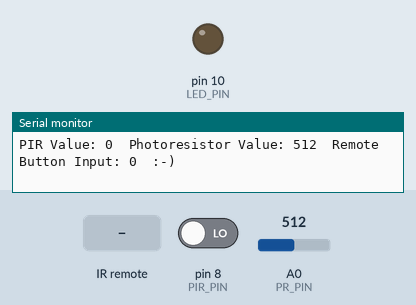
This sketch was run on a simulated Arduino Uno, built with avr-gcc and run on an emulated ATmega328P. On the bench: output pins drawn as LEDs (lit = HIGH), the last lines printed to the serial monitor. Inputs (shaded band) come from the test bench; at power-on: pin 8 (PIR_PIN) LOW, A0 (PR_PIN) = 512. Random numbers use the default seed unless the sketch sets one.

Above: at 1.2 s.
1.3 s: infrared code 0x5A received
At 2.98 s:
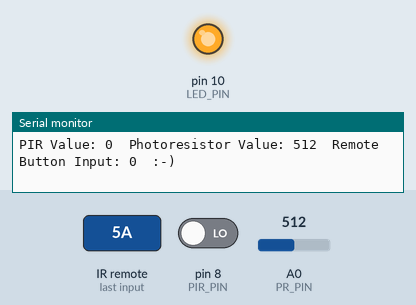
4.3 s: pin 8 (PIR_PIN) driven HIGH
At 4.8 s:
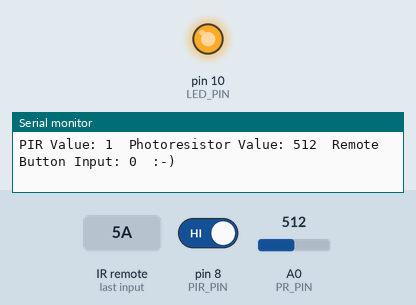
6.0 s: A0 (PR_PIN) set to 104
9.0 s: A0 (PR_PIN) set to 89
12.0 s: A0 (PR_PIN) set to 335
13.5 s: A0 (PR_PIN) set to 368
At 15.0 s:
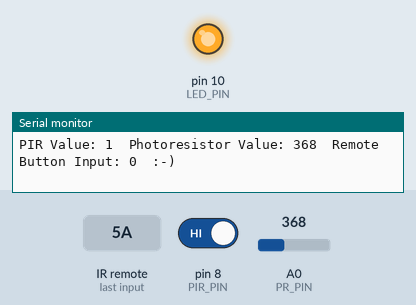
Timing chart, 0 to 16.2 s (numbered marks = the images above; inputs shaded):
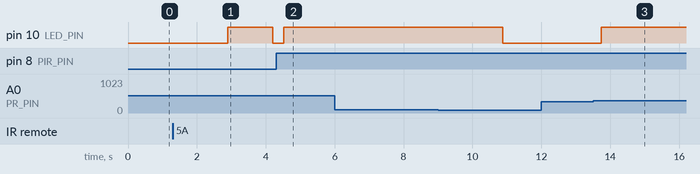

The sketch:

OutdoorSystem_M3C.ino
```cpp
/*
 * File: OutdoorSystem_M3C.ino
 * Authors: Parker West & Megan Gunnett
 * Date: 12/18/2024
 * Description: This Arduino project is the control system for the outdoor lights. The lights utilize the use of a PIR sensor, an IR remote reciever,
 *              and a photoresistor. This program uses the IRremote.hpp library to control the remote. For more information on this library, visit
                https://github.com/Arduino-IRremote/Arduino-IRremote.git. This program also sues the millisDelay library to control the use of a timer.
 */
#include <IRremote.hpp>
#include <millisDelay.h>

millisDelay ledDelay; //declare the millisecond delay for the LED

// These constants won't change:
const int PR_PIN          =  A0;  // pin that the photoresistor is in
const int IR_RECEIVE_PIN  =   4;
const int PIR_PIN         =   8;  // Passive infared pin
const int LED_PIN         =  10;  // A PWM pin so birghtness can be adjusted
const int LIGHT_THRESHOLD = 350;  // an arbitrary threshold level that's in the range of the analog input
const int ERROR           =  -1;  // an error message for debugging purposes
const int PWR             = 999;  // defines power button as an integer
      int counter         =   1;  // A counter to keep track of the number of PWR button presses

//function prototypes, see below loop() for definitions
int remoteInput();
bool motionDetected();
bool lightLevel();
void printValues(int button);
void remotePresets(int button);

void setup() {
  // initialize serial communications at 9600 bits per second
  Serial.begin(9600);

  // initialize pins for input/output
  pinMode(LED_PIN, OUTPUT);
  pinMode(PIR_PIN, INPUT);
  pinMode(PR_PIN, INPUT);

  //seed the RNG... used for the candle preset in remotePresets
  randomSeed(analogRead(0));

  //initialize the IR reciever (using the IRremote library)
  IrReceiver.begin(IR_RECEIVE_PIN, ENABLE_LED_FEEDBACK);
}

//functions as an 'int main()'
//these programs will loop continously and 'control' the arduino
void loop() {
  int button = remoteInput(); //define button as the current remote input
  remotePresets(button); //check which preset to run based on button value
  printValues(button); //display sensor values for debugging
  delay(15); //delay to aid in logic
}

/*         Name: remotePresets()
 *      Purpose: Recieves signal from the IR remote and decodes them into a useable integer. Most code in this function
 *               is derived from the IRreciever library.
 *       @param: N/A
 *       Return: int- Returns an integer code that can be used to program remote presets
 */
int remoteInput() {
  if (IrReceiver.decode()){ //if a signal is recieved, decode the recieved signal to a hexadecimal value
    uint16_t command = IrReceiver.decodedIRData.command; //converts signal into an integer value. Stored in a structure.
    //usually, the signal would be printed in the command line. The print commands are in printValues()
    /*
    decode the integer signal using the table values below:

                      | Button | Code |
                      |      0 |  22 |
                      |      1 |  12 |
                      |      2 |  24 |
                      |      3 |  94 |
                      |      4 |   8 |
                      |      5 |  28 |
                      |      6 |  90 |
                      |      7 |  66 |
                      |      8 |  82 |
                      |      9 |  74 |
                      |     PWR|  69 |
  */
    delay(15);
    IrReceiver.resume();
    //run a switch statement. Returns the button pressed
    switch (command){
      case 22: //button #0
        return 0;
      case 12: //button #1
        return 1;
      case 24: //button #2
        return 2;
      case 94: //button #3
        return 3;
      case 8: //button #4
        return 4;
      case 28: //button #5
        return 5;
      case 90: //button #6
        return 6;
      case 66: //button #7
        return 7;
      case 82: //button #8
        return 8;
      case 74: //button #9
        return 9;
      case 69: //PWR button
        counter++;
        return PWR;
      default: //then an unknown signal is recieved
        return ERROR;
    } //end of switch
  }


}
/*         Name: remotePresets
 *      Purpose
 *       @param: int button- the number of the pressed button (numbers 0-9, PWR button)
 *       Return: N/A- runs line of code without a return.
 */
void remotePresets(int button){
  /*
   decode the integer signal using the table values below:
                     | Button |    Preset      |
                     |      0 | Motion Sensor  |
                     |      1 | Low Brightness |
                     |      2 | Mid Brightness |
                     |      3 | High Brightness|
                     |      4 | Slow Fade      |
                     |      5 | Mid Fade       |
                     |      6 | Fast Fade      |
                     |      7 | Candle         |
                     |      8 | N/A            |
                     |      9 | N/A            |
                     |     PWR| Manual On/Off  |
  */
  //run a switch statment. Runs a preset based on the button inputed:
  switch (button){
    case 0: //the motion sensor code, inputting other codes will ovveride this code
       if (motionDetected() == true && lightLevel() == true) { //check if the light level is low enough and motion is detected
      digitalWrite(LED_PIN, HIGH);
      ledDelay.start(5000); //set a timer for 15 seconds
      }
      break;

    case 1: //low brightness. Since LED_PIN is a PWM pin, we can use analogWrite
      analogWrite(LED_PIN, 20);
      break;

 case 2: //mid brightness
      analogWrite(LED_PIN, 100);
      break;

 case 3: //high brightness
      analogWrite(LED_PIN, 255);
      break;

 case 4: //slow fade
     //fade the LED brighter first
     for (int i = 0; i <= 255; i++){
      analogWrite(LED_PIN, i);
      //check for remote input to exit a long loop
      if (IrReceiver.decode()) break;
      delay(20); //wait 20 msec
     }
     //now fade the LED dimmer
     for (int i = 255; i >= 0; i--){
      analogWrite(LED_PIN, i);
      if (IrReceiver.decode()) break;
      delay(20); //wait 20 msec
     }
      break;

 case 5: //mid fade
     //fade the LED brighter first
     for (int i = 0; i <= 255; i++){
      analogWrite(LED_PIN, i);
      //check for remote input to exit a long loop
      if (IrReceiver.decode()) break;
      delay(10); //wait 10 msec
     }
     //now fade the LED dimmer
     for (int i = 255; i >= 0; i--){
      analogWrite(LED_PIN, i);
      if (IrReceiver.decode()) break;
      delay(10); //wait 10 msec
     }
     //enter preset
      break;

 case 6: //fast fade
     //fade the LED brighter first
     for (int i = 0; i <= 255; i++){
      analogWrite(LED_PIN, i);
      //check for remote input to exit a long loop
      if (IrReceiver.decode()) break;
      delay(5); //wait 20 msec
     }
     //now fade the LED dimmer
     for (int i = 255; i >= 0; i--){
      analogWrite(LED_PIN, i);
      if (IrReceiver.decode()) break;
      delay(5); //wait 20 msec
     }
      break;

 case 7: //candle effect, uses a RNG to control the brightness
    while(true){
        int flicker = random(75, 150);
        analogWrite(LED_PIN, flicker);
        if (IrReceiver.decode()) break;
        delay(random(10, 100));
      }
    break;

 case 8:
     //intentionally left blank
      break;
 case 9:
     //intentionally left blank
      break;

 case PWR:
      //turn the lights on and off again, depending on the value of counter
      if (counter % 2 == 1){ //if counter is odd, then turn on the lights
        digitalWrite(LED_PIN, HIGH);
      }
      else {
        digitalWrite(LED_PIN, LOW);
      }
      break;

  default: //then the remote has received an error
    break;
  }
  //put the code to turn off the motion-powered lights here so they will always check
  if (ledDelay.justFinished()) {
          digitalWrite(LED_PIN, LOW); //power off LED
  }
}

/*         Name: motionDetected
 *      Purpose: Detects if motion is around the sensor (using 0 for fale, 1 for true)
 *       @param: N/A
 *       Return: bool- returns true when motion is detected, returns false when none is detected
 */
bool motionDetected() {
 int PIR_Value = digitalRead(PIR_PIN);

  if (PIR_Value == 1) {
    return true;
  }
  else {
    return false;
  }
}


/*         Name: lightLevel()
*       Purpose: Detects the light level and compares it to a predefined threshold.
 *       @param: N/A
 *       Return: bool- returns true when the light level is above a threshold (when darker), returns
 *                     false when the light level is below a threshold.
 */
bool lightLevel () {
 // read the value of the potentiometer:
  int PRValue = analogRead(PR_PIN);

  // if the analog value is high enough, turn on the LED:
  if (PRValue > LIGHT_THRESHOLD) {
    return true;
  }
  else {
    return false;
  }
}


/*         Name: printValues()
*       Purpose: Prints the values of all the sensors in the serial monitor for easy debugging.
 *       @param: N/A
 *       Return: N/A- runs line of code without a return.
 */
void printValues(int button){
  //PIR Values
  int PIR_Value = digitalRead(PIR_PIN);
  Serial.print("PIR Value: ");
  Serial.print(PIR_Value);

  //photoresistor values
  int PRValue = analogRead(PR_PIN);
  Serial.print("  Photoresistor Value: ");
  Serial.print(PRValue);

  //remote input values
  Serial.print ("  Remote Button Input: ");
  if (button == ERROR){ //print if there was an error with the signal
    Serial.print("ERROR");
  }
  else if (button == PWR){ //print if the PWR button was pressed
    Serial.print("PWR");
  }
  else { //print which button was pressed
    Serial.print(button);
  }
  Serial.print("  :-)\n"); //print space between each sensor value and then a new line

  //wait .3 seconds for readability
  delay(300);
}
```

Measured:
- after the input at 1.3 s, pin 10 (LED_PIN): LOW → HIGH after 1.6 s, → LOW 1.3 s later
- after the input at 4.3 s, pin 10 (LED_PIN): LOW → HIGH after 0.22 s
- after the input at 13.5 s, pin 10 (LED_PIN): LOW → HIGH after 0.24 s
